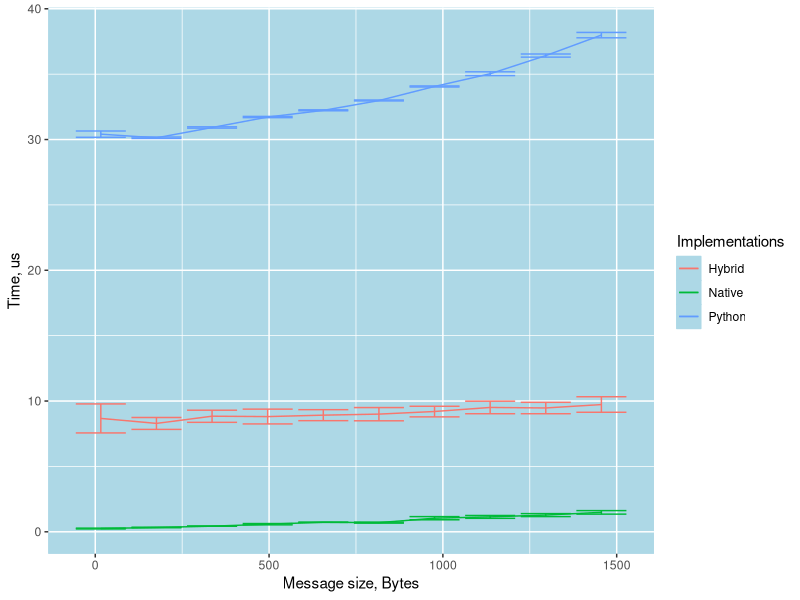

This figure's R source:
data<-read.csv("clean-data-hmac.txt", header=T)
data<-data[data$Op=="Enc", ]
require(ggplot2)

pdf("hmac.pdf")
options(repr.plot.width = 4, repr.plot.height = 2)
ggplot(data, aes(x = Block, y = Mean, colour = factor(Type))) +
  theme(
    panel.background = element_rect(fill = "lightblue",
                                colour = "lightblue",
                                size = 0.5, linetype = "solid"),
    panel.grid.major = element_line(size = 0.5, linetype = 'solid',
                                colour = "white"), 
    panel.grid.minor = element_line(size = 0.25, linetype = 'solid',
                                colour = "white")
  ) +
  geom_line() + 
  geom_errorbar(aes(ymax = CIP, ymin = CIN)) +
  xlab("Message size, Bytes") +
  ylab("Time, us") +
  guides(colour=guide_legend(title="Implementations"))
dev.off()
